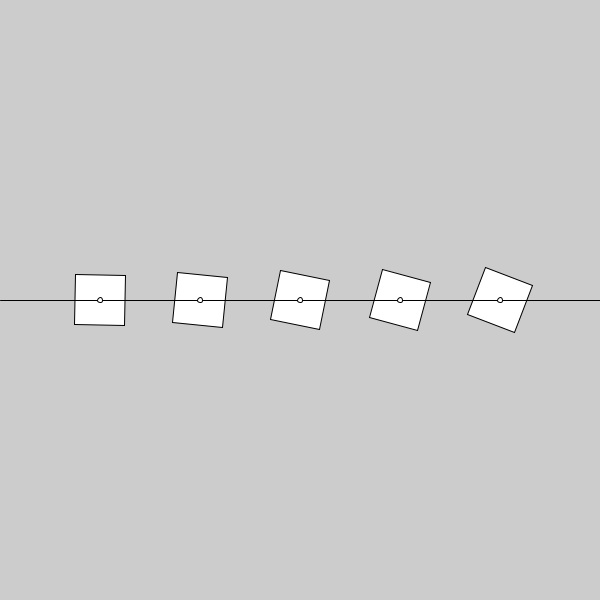
Frame 1 (no input)
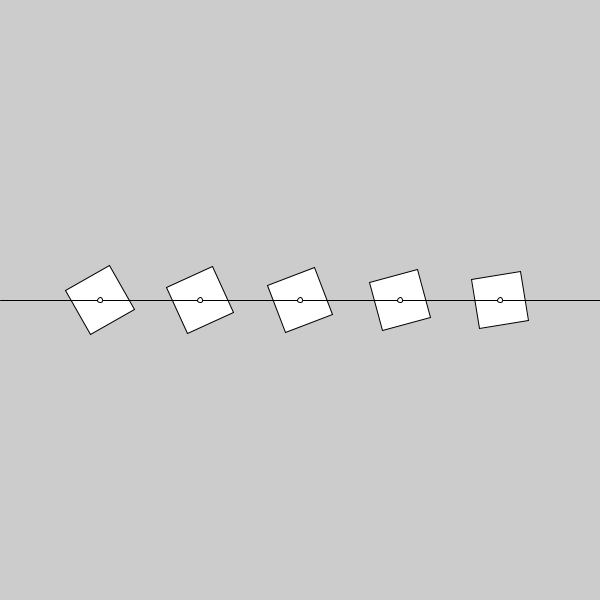
Frame 60 (the mouse pressed at the canvas centre just before this capture)
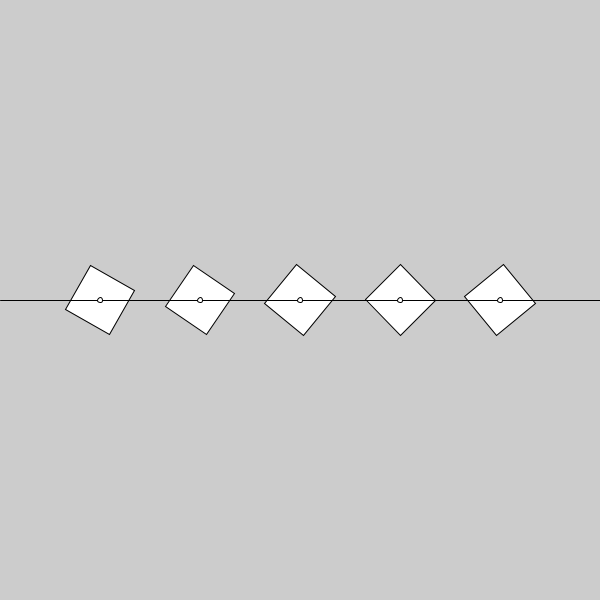
Frame 120 (the mouse held since frame 60 and released just before this capture)

The Processing sketch that drew these frames (run headless with seeded random() and noise(); from frame 60 on, the mouse is pressed at the canvas centre):

// Processing sketch: build
// ── build.pde
int r1 = 0;
int r2 = 5;
int r3 = 10;
int r4 = 15;
int r5 = 20;

void setup() {
	size(600, 600);
	rectMode(CENTER);
}

void draw() {
	background(#cccccc);

	pushMatrix();
		translate(100, height/2);
		rotate(radians(++r1));
		rect(0, 0, 50, 50);
	popMatrix();

	pushMatrix();
		translate(200, height/2);
		rotate(radians(++r2));
		rect(0, 0, 50, 50);
	popMatrix();

	pushMatrix();
		translate(300, height/2);
		rotate(radians(++r3));
		rect(0, 0, 50, 50);
	popMatrix();

	pushMatrix();
		translate(400, height/2);
		rotate(radians(++r4));
		rect(0, 0, 50, 50);
	popMatrix();

	pushMatrix();
		translate(500, height/2);
		rotate(radians(++r5));
		rect(0, 0, 50, 50);
	popMatrix();

	line(0, height/2, width, height/2);

	ellipse(100, height/2, 5, 5);
	ellipse(200, height/2, 5, 5);
	ellipse(300, height/2, 5, 5);
	ellipse(400, height/2, 5, 5);
	ellipse(500, height/2, 5, 5);
}
